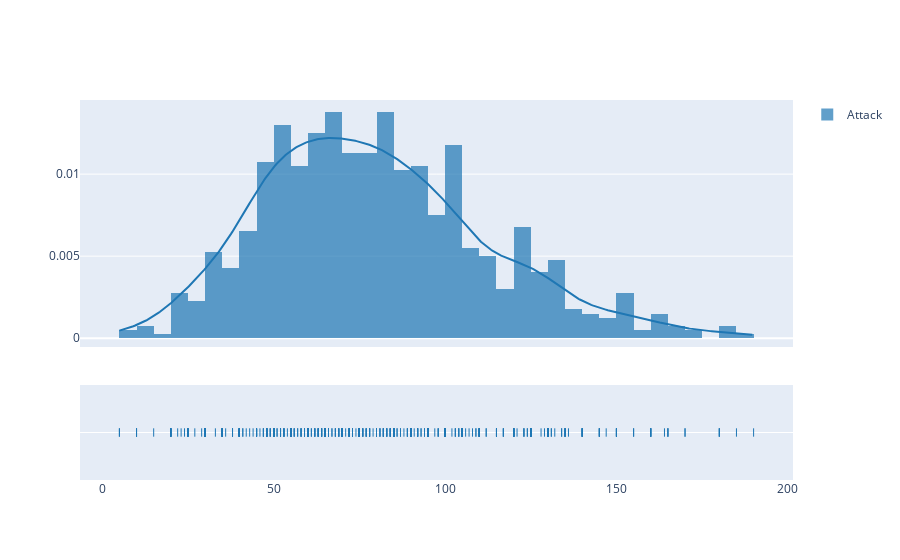

Write notebook code for a chart like this one.
### Markdown cell above
### 1.3.3. Distribución de la *Defense*.

### Code cell
fig2 = ff.create_distplot([dataset.Defense],['Defense'],bin_size=5)
iplot(fig1, filename='Defense Distplot')

### Figure 1 — Plotly figure (JSON) as saved in the notebook; plotly's stock layout.template omitted (floating-point values rounded to 4 significant figures; data arrays with more than 128 entries replaced by an {"elided": "..."} marker saying what was removed)
{"data": [{"autobinx": false, "histnorm": "probability density", "legendgroup": "Attack", "marker": {"color": "rgb(31, 119, 180)"}, "name": "Attack", "opacity": 0.7, "type": "histogram", "x": {"elided": "800 int values"}, "xaxis": "x", "xbins": {"end": 190, "size": 5, "start": 5}, "yaxis": "y"}, {"legendgroup": "Attack", "marker": {"color": "rgb(31, 119, 180)"}, "mode": "lines", "name": "Attack", "showlegend": false, "type": "scatter", "x": {"elided": "500 float values"}, "xaxis": "x", "y": {"elided": "500 float values"}, "yaxis": "y"}, {"legendgroup": "Attack", "marker": {"color": "rgb(31, 119, 180)", "symbol": "line-ns-open"}, "mode": "markers", "name": "Attack", "showlegend": false, "type": "scatter", "x": {"elided": "800 int values"}, "xaxis": "x", "y": {"elided": "800 str values"}, "yaxis": "y2"}], "layout": {"barmode": "overlay", "hovermode": "closest", "legend": {"traceorder": "reversed"}, "xaxis": {"anchor": "y2", "domain": [0, 1], "zeroline": false}, "yaxis": {"anchor": "free", "domain": [0.35, 1], "position": 0}, "yaxis2": {"anchor": "x", "domain": [0, 0.25], "dtick": 1, "showticklabels": false}}}
